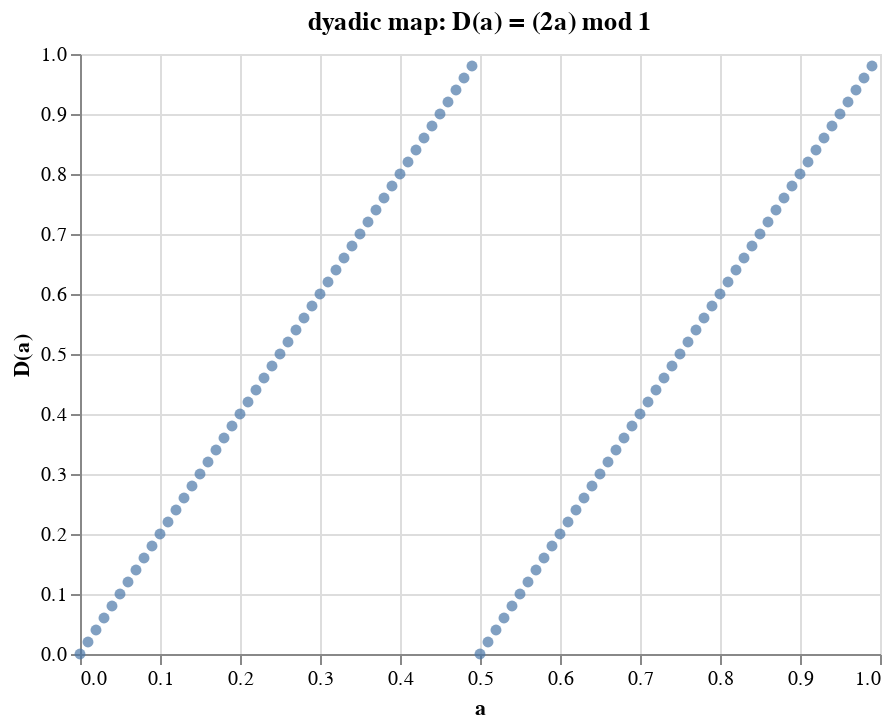

The notebook cell this image was saved under:
### Code cell
def plot_dyadic_map(n_points=100):
    a_values = np.linspace(0, 1, n_points, endpoint=False)
    d_values = D(a_values)

    df = pd.DataFrame({'a': a_values, 'D(a)': d_values})

    return alt.Chart(df).mark_circle(size=30).encode(
        x=alt.X('a:Q', title='a', scale=alt.Scale(domain=[0, 1])),
        y=alt.Y('D(a):Q', title='D(a)', scale=alt.Scale(domain=[0, 1])),
        tooltip=['a:Q', 'D(a):Q']
    ).properties(
        width=400,
        height=300,
        title='dyadic map: D(a) = (2a) mod 1'
    )

plot_dyadic_map()

### Figure 1 — Vega-Lite specification as saved in the notebook (floating-point values rounded to 4 significant figures)
{"config": {"view": {"continuousWidth": 300, "continuousHeight": 300}}, "data": {"name": "data-6e55ed844ad153d318f0c7f968712b96"}, "mark": {"type": "circle", "size": 30}, "encoding": {"tooltip": [{"field": "a", "type": "quantitative"}, {"field": "D(a)", "type": "quantitative"}], "x": {"field": "a", "scale": {"domain": [0, 1]}, "title": "a", "type": "quantitative"}, "y": {"field": "D(a)", "scale": {"domain": [0, 1]}, "title": "D(a)", "type": "quantitative"}}, "height": 300, "title": "dyadic map: D(a) = (2a) mod 1", "width": 400, "$schema": "https://vega.github.io/schema/vega-lite/v5.20.1.json", "datasets": {"data-6e55ed844ad153d318f0c7f968712b96": [{"a": 0.0, "D(a)": 0.0}, {"a": 0.01, "D(a)": 0.02}, {"a": 0.02, "D(a)": 0.04}, {"a": 0.03, "D(a)": 0.06}, {"a": 0.04, "D(a)": 0.08}, {"a": 0.05, "D(a)": 0.1}, {"a": 0.06, "D(a)": 0.12}, {"a": 0.07, "D(a)": 0.14}, {"a": 0.08, "D(a)": 0.16}, {"a": 0.09, "D(a)": 0.18}, {"a": 0.1, "D(a)": 0.2}, {"a": 0.11, "D(a)": 0.22}, {"a": 0.12, "D(a)": 0.24}, {"a": 0.13, "D(a)": 0.26}, {"a": 0.14, "D(a)": 0.28}, {"a": 0.15, "D(a)": 0.3}, {"a": 0.16, "D(a)": 0.32}, {"a": 0.17, "D(a)": 0.34}, {"a": 0.18, "D(a)": 0.36}, {"a": 0.19, "D(a)": 0.38}, {"a": 0.2, "D(a)": 0.4}, {"a": 0.21, "D(a)": 0.42}, {"a": 0.22, "D(a)": 0.44}, {"a": 0.23, "D(a)": 0.46}, {"a": 0.24, "D(a)": 0.48}, {"a": 0.25, "D(a)": 0.5}, {"a": 0.26, "D(a)": 0.52}, {"a": 0.27, "D(a)": 0.54}, {"a": 0.28, "D(a)": 0.56}, {"a": 0.29, "D(a)": 0.58}, {"a": 0.3, "D(a)": 0.6}, {"a": 0.31, "D(a)": 0.62}, {"a": 0.32, "D(a)": 0.64}, {"a": 0.33, "D(a)": 0.66}, {"a": 0.34, "D(a)": 0.68}, {"a": 0.35, "D(a)": 0.7}, {"a": 0.36, "D(a)": 0.72}, {"a": 0.37, "D(a)": 0.74}, {"a": 0.38, "D(a)": 0.76}, {"a": 0.39, "D(a)": 0.78}, {"a": 0.4, "D(a)": 0.8}, {"a": 0.41, "D(a)": 0.82}, {"a": 0.42, "D(a)": 0.84}, {"a": 0.43, "D(a)": 0.86}, {"a": 0.44, "D(a)": 0.88}, {"a": 0.45, "D(a)": 0.9}, {"a": 0.46, "D(a)": 0.92}, {"a": 0.47, "D(a)": 0.94}, {"a": 0.48, "D(a)": 0.96}, {"a": 0.49, "D(a)": 0.98}, {"a": 0.5, "D(a)": 0.0}, {"a": 0.51, "D(a)": 0.02}, {"a": 0.52, "D(a)": 0.04}, {"a": 0.53, "D(a)": 0.06}, {"a": 0.54, "D(a)": 0.08}, {"a": 0.55, "D(a)": 0.1}, {"a": 0.56, "D(a)": 0.12}, {"a": 0.57, "D(a)": 0.14}, {"a": 0.58, "D(a)": 0.16}, {"a": 0.59, "D(a)": 0.18}, {"a": 0.6, "D(a)": 0.2}, {"a": 0.61, "D(a)": 0.22}, {"a": 0.62, "D(a)": 0.24}, {"a": 0.63, "D(a)": 0.26}, {"a": 0.64, "D(a)": 0.28}, {"a": 0.65, "D(a)": 0.3}, {"a": 0.66, "D(a)": 0.32}, {"a": 0.67, "D(a)": 0.34}, {"a": 0.68, "D(a)": 0.36}, {"a": 0.69, "D(a)": 0.38}, {"a": 0.7, "D(a)": 0.4}, {"a": 0.71, "D(a)": 0.42}, {"a": 0.72, "D(a)": 0.44}, {"a": 0.73, "D(a)": 0.46}, {"a": 0.74, "D(a)": 0.48}, {"a": 0.75, "D(a)": 0.5}, {"a": 0.76, "D(a)": 0.52}, {"a": 0.77, "D(a)": 0.54}, {"a": 0.78, "D(a)": 0.56}, {"a": 0.79, "D(a)": 0.58}, {"a": 0.8, "D(a)": 0.6}, {"a": 0.81, "D(a)": 0.62}, {"a": 0.82, "D(a)": 0.64}, {"a": 0.83, "D(a)": 0.66}, {"a": 0.84, "D(a)": 0.68}, {"a": 0.85, "D(a)": 0.7}, {"a": 0.86, "D(a)": 0.72}, {"a": 0.87, "D(a)": 0.74}, {"a": 0.88, "D(a)": 0.76}, {"a": 0.89, "D(a)": 0.78}, {"a": 0.9, "D(a)": 0.8}, {"a": 0.91, "D(a)": 0.82}, {"a": 0.92, "D(a)": 0.84}, {"a": 0.93, "D(a)": 0.86}, {"a": 0.94, "D(a)": 0.88}, {"a": 0.95, "D(a)": 0.9}, {"a": 0.96, "D(a)": 0.92}, {"a": 0.97, "D(a)": 0.94}, {"a": 0.98, "D(a)": 0.96}, {"a": 0.99, "D(a)": 0.98}]}}
